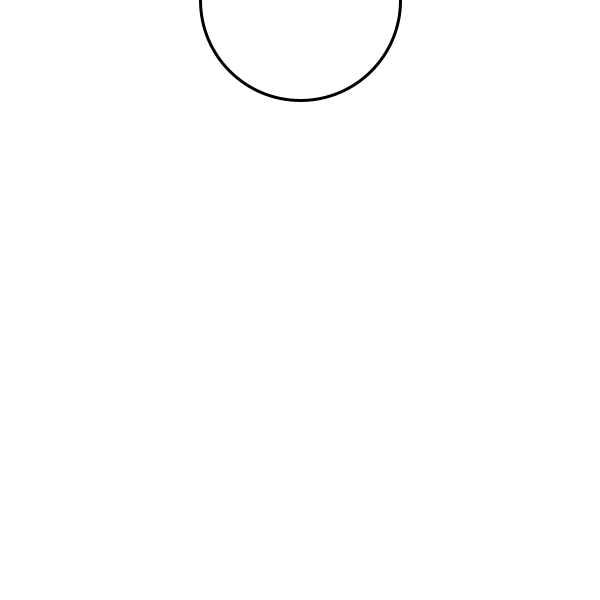
Frame 1 (no input)
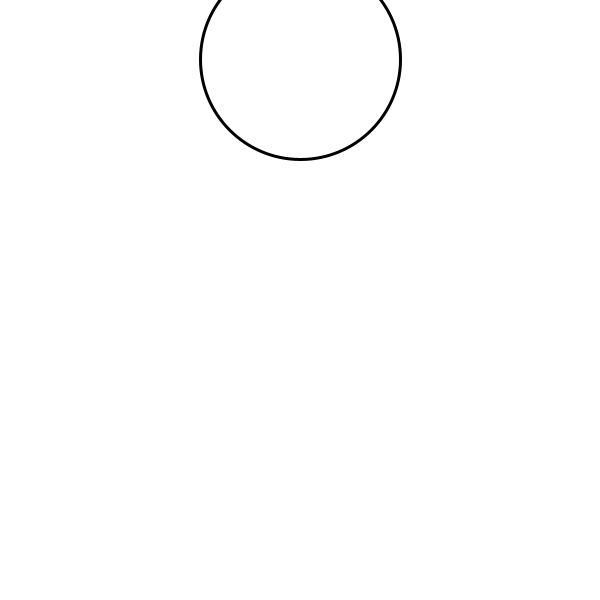
Frame 60 (the mouse pressed at the canvas centre just before this capture)
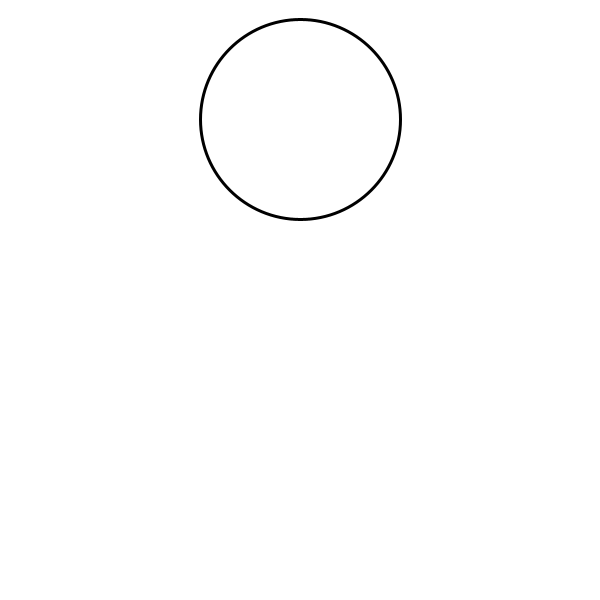
Frame 120 (the mouse held since frame 60 and released just before this capture)

The Processing sketch that drew these frames (run headless with seeded random() and noise(); from frame 60 on, the mouse is pressed at the canvas centre):

// Processing sketch: top_left
// ── top_left.pde
// Rozzi Luo (top left)
int x;

void setup() {
  size(600, 600);
  x=0;
}

void draw() {
  background(255);
  strokeWeight(3);
  ellipse(300, x, 200, 200);
  x = x + 1;
  if(x > 700) {
    x=-100;
  }
}
